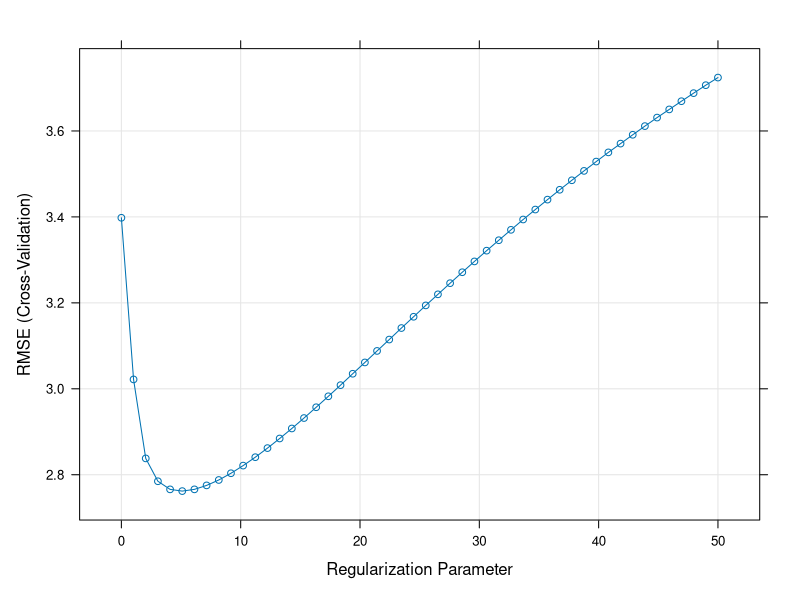
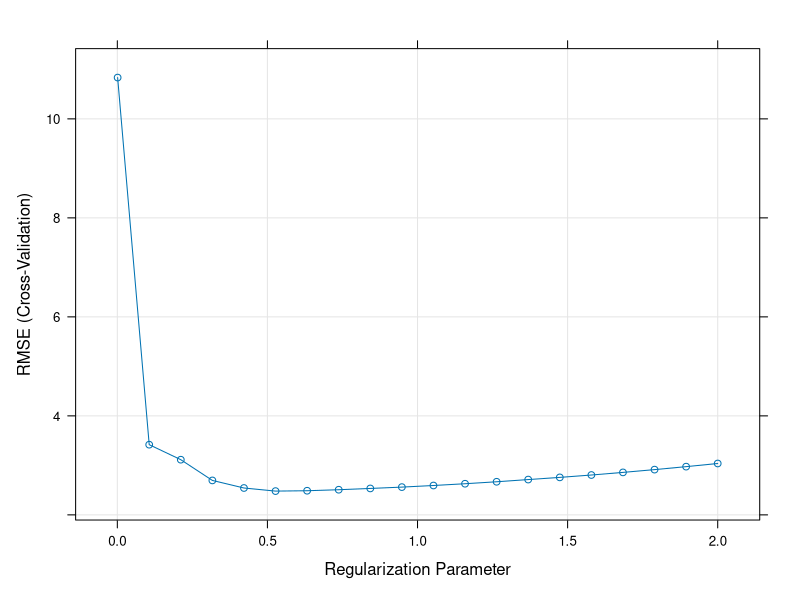
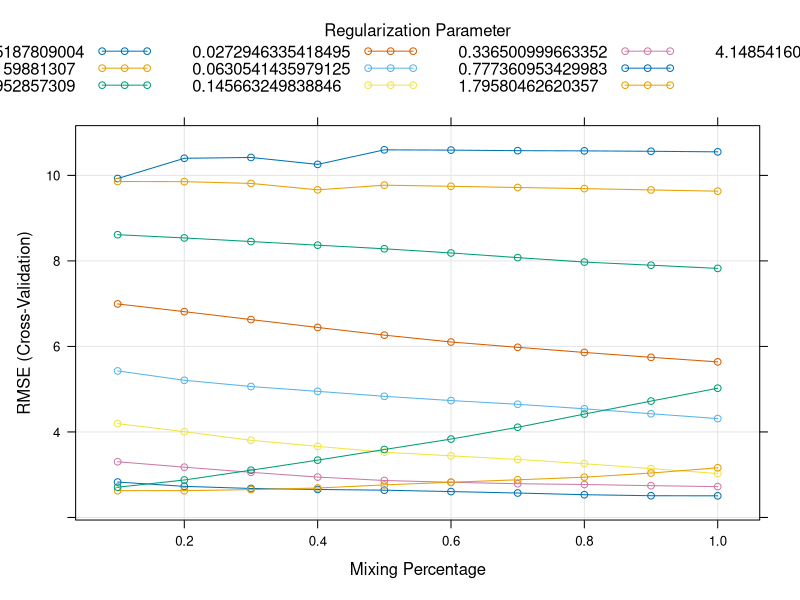

Write R code to recreate these figures, in order.
#set.seed(123)
library(caret)
library(glmnet)
library(tidyverse)
data(mtcars)
str(mtcars)

mtcars2 <- mtcars |> mutate(
  vs = factor(vs, labels = c("V", "S")),
  am = factor(am, labels = c("automatic", "manual")),
  cyl  = ordered(cyl),
  gear = ordered(gear),
  carb = ordered(carb),
)


# Define o controle de treino
ctrl <- trainControl(method = "cv", number = 5)  # validação cruzada
particao <- createDataPartition(mtcars2$mpg, p = 0.7, list = FALSE)
treino <- mtcars2[particao, ]
teste  <- mtcars2[-particao, ]


ridge_model <- train(
  mpg~ .,
  data = treino,
  method = "glmnet",
  trControl = ctrl,
  tuneGrid = expand.grid(alpha = 0,  # Ridge: alpha = 0
                         lambda = seq(0.001, 50, length = 50))
)

plot(ridge_model)
ridge_model$bestTune
coef(ridge_model$finalModel, s = ridge_model$bestTune$lambda)
modelo_Ridge_ajuste <- ridge_model$finalModel


pred_teste <- predict(ridge_model, teste,s =ridge_model$bestTune$lambda )

# Calcula as métricas de desempenho no teste
metricas_ridge_model <- postResample(pred_teste, teste$mpg)

lasso_model <- train(
  mpg~ .,
  treino,
  method = "glmnet",
  trControl = ctrl,
  tuneGrid = expand.grid(alpha = 1,  # Lasso: alpha = 1
                         lambda = seq(0.001, 2, length = 20))
)

plot(lasso_model)
lasso_model$bestTune
coef(lasso_model$finalModel, s = lasso_model$bestTune$lambda)
lasso_model_ajuste <- lasso_model$finalModel


pred_teste <- predict(lasso_model, teste,s =lasso_model$bestTune$lambda )

# Calcula as métricas de desempenho no teste
metricas_lasso_model <- postResample(pred_teste, teste$mpg)


enet_model <- train(
  mpg~ .,
  treino,
  method = "glmnet",
  trControl = ctrl,
  tuneLength = 10  # Varia alpha e lambda automaticamente
)

plot(enet_model)
enet_model$bestTune
coef(enet_model$finalModel, s = enet_model$bestTune$lambda)
enet_model_ajuste <- enet_model$finalModel


pred_teste <- predict(enet_model, teste,s =enet_model$bestTune$lambda )

# Calcula as métricas de desempenho no teste
metricas_enet_model <- postResample(pred_teste, teste$mpg)



metricas_ridge_model
metricas_lasso_model
metricas_enet_model
